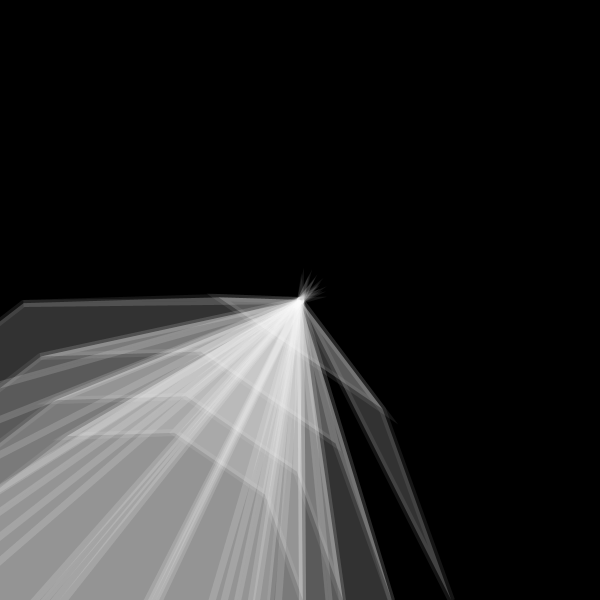
Frame 1 (no input)
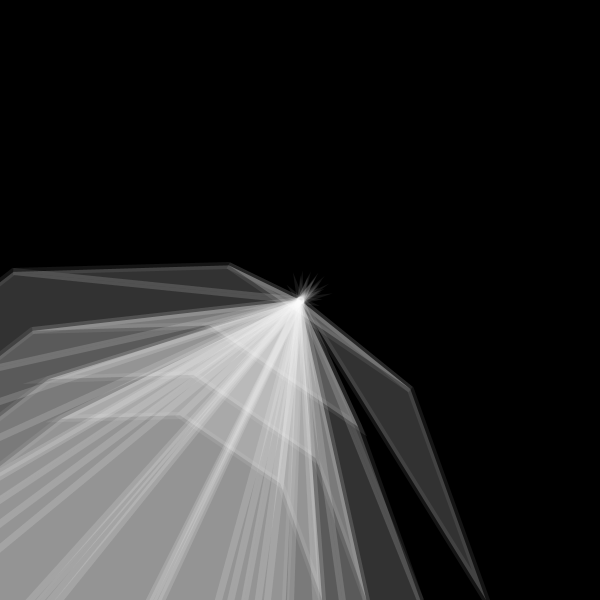
Frame 60 (the mouse pressed at the canvas centre just before this capture)
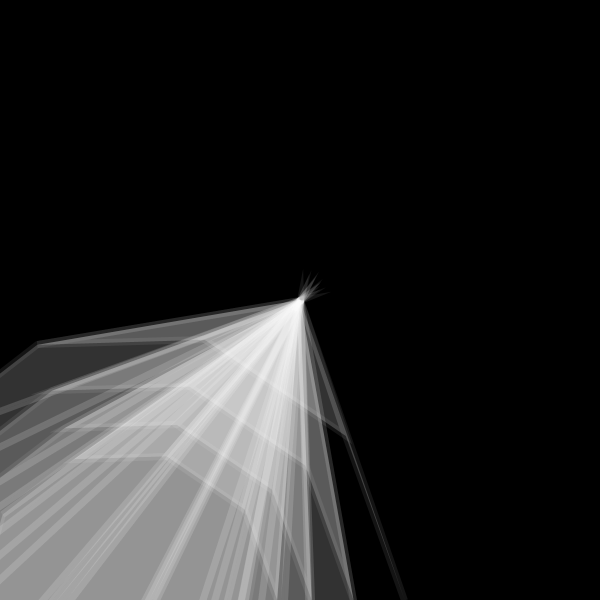
Frame 120 (the mouse held since frame 60 and released just before this capture)

The Processing sketch that drew these frames (run headless with seeded random() and noise(); from frame 60 on, the mouse is pressed at the canvas centre):

// Processing sketch: processing_145066
// ── processing_145066.pde

// Konkuk University
// Department of Dynamic Media
// SOS iDesign
// SHIN Yeonsik
// dnmys11


float count, step, radius, theta;
void setup() {
  size(600, 600);
  fill(0);
  stroke(255, 255, 255, 20);
  strokeWeight(7);
}

void draw() {
  background(0);
  count = map(sin(theta), -1, 1, 10, 10);
  step=360/count;

  float div = map(sin(theta), -1, 1, 6, 2);
  radius = width/div;

  beginShape(TRIANGLE_FAN);
  vertex(width/2, height/2);
  for (float angle=0;angle <=360*4; angle+=step) {
    float vx = width/5 + cos(radians(angle))*radius;
    float vy = height/1 + sin(radians(angle))*radius;
    vertex(vx, vy);
    fill(255, 255, 255, 50);
    radius *=1.02;
  }
  endShape();

  theta += 0.05;
}
